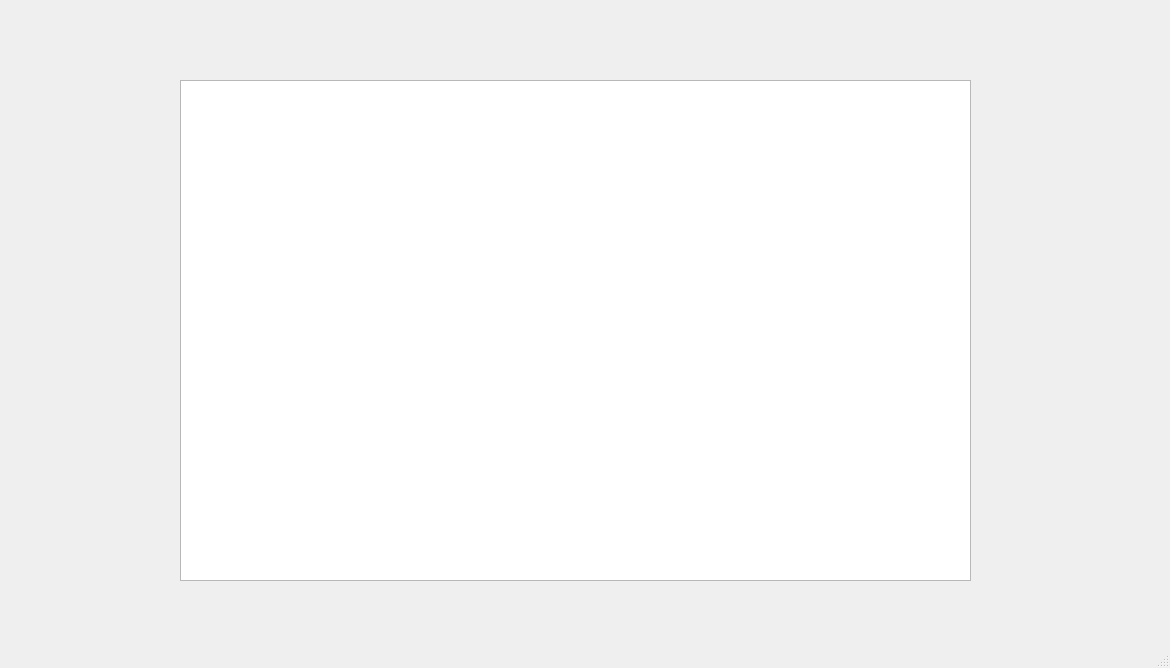
<?xml version="1.0" encoding="UTF-8"?>
<ui version="4.0">
 <class>cosequential</class>
 <widget class="QMainWindow" name="cosequential">
  <property name="geometry">
   <rect>
    <x>0</x>
    <y>0</y>
    <width>1170</width>
    <height>668</height>
   </rect>
  </property>
  <property name="windowTitle">
   <string>MainWindow</string>
  </property>
  <widget class="QWidget" name="centralwidget">
   <widget class="QTableView" name="coseqTable">
    <property name="geometry">
     <rect>
      <x>180</x>
      <y>80</y>
      <width>791</width>
      <height>501</height>
     </rect>
    </property>
   </widget>
  </widget>
  <widget class="QMenuBar" name="menubar">
   <property name="geometry">
    <rect>
     <x>0</x>
     <y>0</y>
     <width>1170</width>
     <height>21</height>
    </rect>
   </property>
  </widget>
  <widget class="QStatusBar" name="statusbar"/>
 </widget>
 <resources/>
 <connections/>
</ui>
